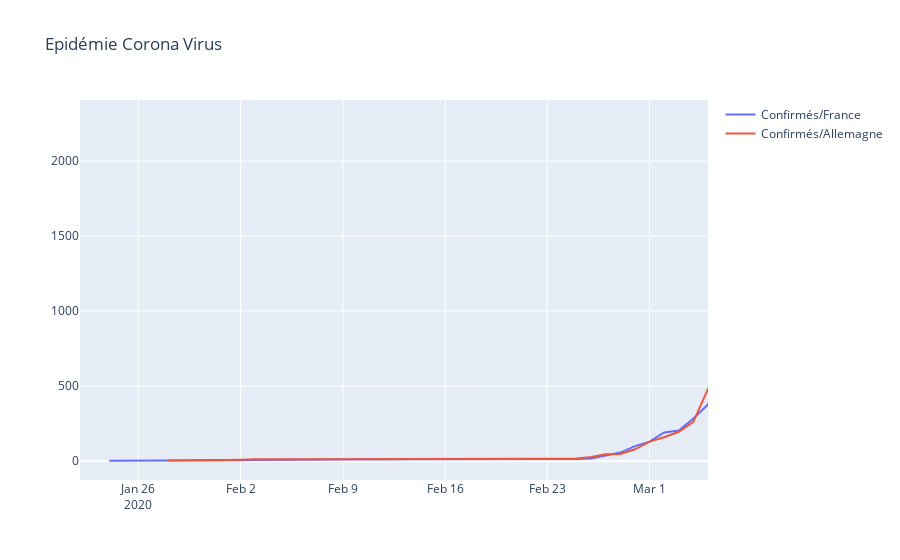

The notebook cell this image was saved under:
### Code cell
data = [go.Scatter(x=france_df['day'],
                   y=france_df['Confirmed'],
                   name='Confirmés/France'
                   ),
        go.Scatter(x=epidemie_df[epidemie_df['Country/Region'] == 'Germany']['day'],
                   y=epidemie_df[epidemie_df['Country/Region'] == 'Germany']['Confirmed'],
                   name='Confirmés/Allemagne'
                   )
        ]
    
layout = dict(
    title = "Epidémie Corona Virus",
    xaxis = dict(range = ['2020-01-22', '2020-03-05'])
)
    
fig = dict(data=data, layout=layout)
py.iplot(fig)

### Figure 1 — Plotly figure (JSON) as saved in the notebook; plotly's stock layout.template omitted (floating-point values rounded to 4 significant figures)
{"data": [{"name": "Confirmés/France", "type": "scatter", "x": ["2020-01-24", "2020-01-25", "2020-01-26", "2020-01-27", "2020-01-28", "2020-01-29", "2020-01-30", "2020-01-31", "2020-02-01", "2020-02-01", "2020-02-01", "2020-02-01", "2020-02-01", "2020-02-01", "2020-02-01", "2020-02-08", "2020-02-08", "2020-02-08", "2020-02-08", "2020-02-12", "2020-02-12", "2020-02-12", "2020-02-15", "2020-02-15", "2020-02-15", "2020-02-15", "2020-02-15", "2020-02-15", "2020-02-15", "2020-02-15", "2020-02-15", "2020-02-15", "2020-02-25", "2020-02-26", "2020-02-27", "2020-02-28", "2020-02-29", "2020-03-01", "2020-03-02", "2020-03-03", "2020-03-04", "2020-03-05", "2020-03-06", "2020-03-07", "2020-03-08", "2020-03-09", "2020-03-10", "2020-03-11", "2020-03-11", "2020-03-11", "2020-03-11", "2020-03-11", "2020-03-11"], "y": [2, 3, 3, 3, 4, 5, 5, 5, 6, 6, 6, 6, 6, 6, 6, 11, 11, 11, 11, 11, 11, 11, 12, 12, 12, 12, 12, 12, 12, 12, 12, 12, 14, 18, 38, 57, 100, 130, 191, 204, 285, 377, 653, 949, 1126, 1209, 1784, 2281, 2, 1, 2281, 2, 1]}, {"name": "Confirmés/Allemagne", "type": "scatter", "x": ["2020-01-28", "2020-01-29", "2020-01-30", "2020-01-31", "2020-02-01", "2020-02-02", "2020-02-03", "2020-02-03", "2020-02-03", "2020-02-03", "2020-02-07", "2020-02-07", "2020-02-09", "2020-02-09", "2020-02-11", "2020-02-11", "2020-02-13", "2020-02-13", "2020-02-13", "2020-02-13", "2020-02-13", "2020-02-18", "2020-02-18", "2020-02-18", "2020-02-21", "2020-02-21", "2020-02-21", "2020-02-21", "2020-02-25", "2020-02-26", "2020-02-27", "2020-02-28", "2020-02-29", "2020-03-01", "2020-03-02", "2020-03-03", "2020-03-04", "2020-03-05", "2020-03-06", "2020-03-07", "2020-03-08", "2020-03-09", "2020-03-10", "2020-03-11", "2020-03-12"], "y": [4, 4, 4, 5, 8, 10, 12, 12, 12, 12, 13, 13, 14, 14, 16, 16, 16, 16, 16, 16, 16, 16, 16, 16, 16, 16, 16, 16, 17, 27, 46, 48, 79, 130, 159, 196, 262, 482, 670, 799, 1040, 1176, 1457, 1908, 2078]}], "layout": {"title": {"text": "Epidémie Corona Virus"}, "xaxis": {"range": ["2020-01-22", "2020-03-05"]}}}
